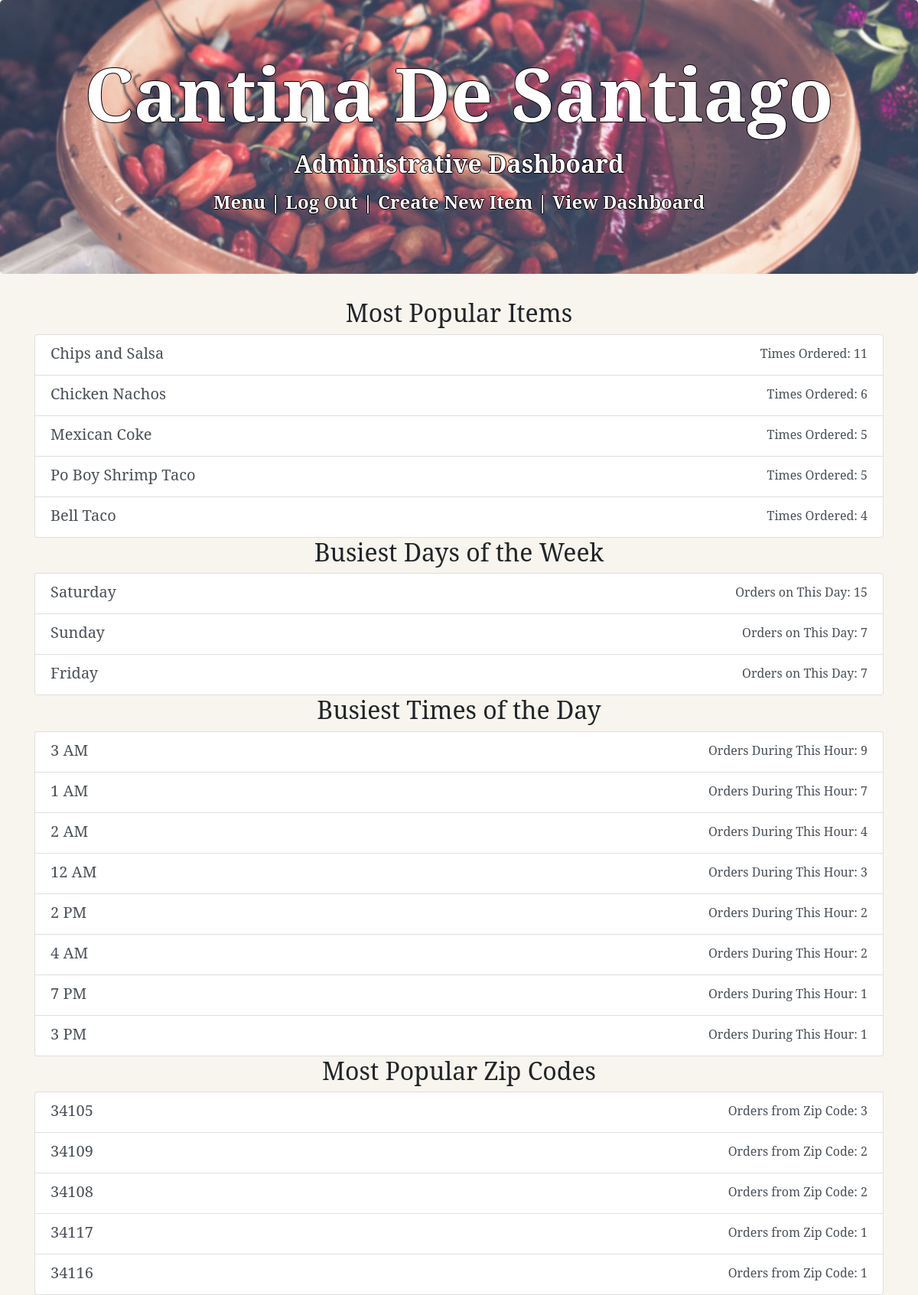
The app's page /admin/dashboard (signed in) with its own data.
### models.py (models this page shows, shortened)
class MenuItem(Base):
    __tablename__ = 'menu_item'
    id = Column(Integer, primary_key=True)
    name = Column(String(80), nullable=False)
    course = Column(String(250), nullable=False)
    description = Column(String(250))
    price = Column(String(8), nullable=False)

### application.py (the view)
@app.route('/admin/dashboard')
@login_required
def show_dashboard():
    try:
        if not current_user.admin:
            flash("You don't have permission to view this page.")
            return redirect(url_for('show_menu'))
    except AttributeError:
        flash("Error determining user privledges.")
        return redirect(url_for('show_menu'))
    session = connect()
    top_items = session.query(TopItemView).all()
    days_of_week = session.query(DayOfWeekView).all()
    times_of_day = session.query(TimeOfDayView).all()
    times_dict = get_formatted_time_of_day(times_of_day)
    zip_codes = session.query(ZipCodeView).all()
    return render_template('dashboard.html', top_items=top_items,
        days_of_week=days_of_week, times_of_day=times_dict,
        zip_codes=zip_codes, title="Administrative Dashboard")

### application.py (called while the page is built)
def connect():
    engine = create_engine('sqlite:///cantinadesantiago.db')
    Base.metadata.bind = engine
    DBSession = sessionmaker(bind=engine)
    session = DBSession()
    return session

@login.user_loader
def load_user(user_id):
    session = connect()
    user = session.query(User).filter_by(id=user_id).one_or_none()
    return user

def get_formatted_time_of_day(times_of_day):
    times_dict = OrderedDict()
    for row in times_of_day:
        key = int(row.time_of_day)
        value = row.quantity
        if key >= 12:
            ampm = ' PM'
        else:
            ampm = ' AM'
        if not key == 12:
            key = key % 12
        if key == 0:
            key = 12
        key = str(key) + ampm
        times_dict[key] = value
    return times_dict

### templates/dashboard.html
{% extends "base.html" %}
{% block content %}
    {% if top_items %}
        <h2>Most Popular Items</h2>
        <ul class="list-group">
            {% for i in top_items %}
                <li class="list-group-item list-group-item-action flex-column align-items-start">
                    <div class="d-flex w-100 justify-content-between">
                    <h5 class="mb-1">{{i.name}}</h5>
                    Times Ordered: {{i.quantity}}
                    </div>
                </li>
            {% endfor %}
        </ul>
    {% else %}
        <p> You currently have no popular items. </p>
    {% endif %}
    {% if days_of_week %}
        <h2>Busiest Days of the Week</h2>
        <ul class="list-group">
            {% for d in days_of_week %}
                <li class="list-group-item list-group-item-action flex-column align-items-start">
                    <div class="d-flex w-100 justify-content-between">
                    <h5 class="mb-1">{{d.day_of_week}}</h5>
                    Orders on This Day: {{d.quantity}}
                    </div>
                </li>
            {% endfor %}
        </ul>
    {% else %}
        <p> You currently have no orders for the week. </p>
    {% endif %}
    {% if times_of_day %}
        <h2>Busiest Times of the Day</h2>
        <ul class="list-group">
            {% for key, value in times_of_day.items() %}
                <li class="list-group-item list-group-item-action flex-column align-items-start">
                    <div class="d-flex w-100 justify-content-between">
                    <h5 class="mb-1">{{key}}</h5>
                    Orders During This Hour: {{value}}
                    </div>
                </li>
            {% endfor %}
        </ul>
    {% else %}
        <p> You currently have no orders for the week. </p>
    {% endif %}
    {% if zip_codes %}
        <h2>Most Popular Zip Codes</h2>
        <ul class="list-group">
            {% for z in zip_codes %}
                <li class="list-group-item list-group-item-action flex-column align-items-start">
                    <div class="d-flex w-100 justify-content-between">
                    <h5 class="mb-1">{{z.zip_code}}</h5>
                    Orders from Zip Code: {{z.quantity}}
                    </div>
                </li>
            {% endfor %}
        </ul>
    {% else %}
        <p> You currently have no orders. </p>
    {% endif %}
</div>
{% endblock %}

### records on screen
MenuItem: name "Chips and Salsa", quantity "11"
MenuItem: name "Chicken Nachos", quantity "6"
MenuItem: name "Mexican Coke", quantity "5"
MenuItem: name "Po Boy Shrimp Taco", quantity "5"
MenuItem: name "Bell Taco", quantity "4"

### other values on screen
{{ title }} "Administrative Dashboard"
{{ d.day_of_week }} "Saturday" "Sunday" "Friday"
{{ d.quantity }} "15" "7" "7"
{{ key }} "3 AM" "1 AM" "2 AM" "12 AM" "2 PM" "4 AM" "7 PM" "3 PM"
{{ value }} "9" "7" "4" "3" "2" "2" "1" "1"
{{ z.zip_code }} "34105" "34109" "34108" "34117" "34116"
{{ z.quantity }} "3" "2" "2" "1" "1"
